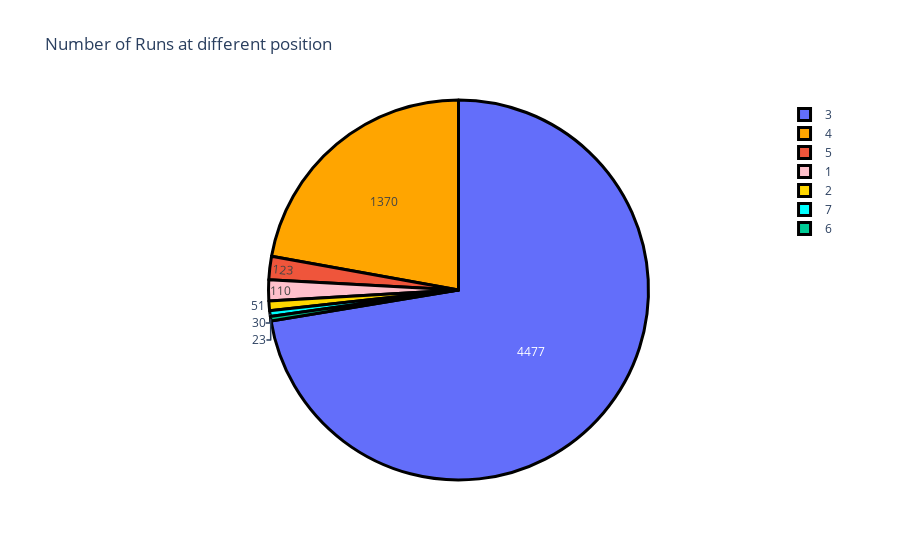

The notebook cell saved with this chart:
### Markdown cell above
In more than 68% of all the innings played by virat kohali , he batted in the third position. Now let's have a look at the runs scored by virat kohli position.

### Code cell
## Batting Position
lable = df['Pos'] 
counts = df['Runs']
color = ['gold','lightgreen','pink','blue','skyblue','cyan','orange']

fig = go.Figure(data=[go.Pie(labels=lable,values=counts)])
fig.update_layout(title_text='Number of Runs at different position')
fig.update_traces(hoverinfo='label+percent',textinfo='value',
marker=dict(colors=color,line=dict(color='black',width=3)))



fig.show()

### Figure 1 — Plotly figure (JSON) as saved in the notebook; plotly's stock layout.template omitted (floating-point values rounded to 4 significant figures; data arrays with more than 128 entries replaced by an {"elided": "..."} marker saying what was removed)
{"data": [{"hoverinfo": "label+percent", "labels": {"elided": "132 int values"}, "marker": {"colors": ["gold", "lightgreen", "pink", "blue", "skyblue", "cyan", "orange"], "line": {"color": "black", "width": 3}}, "textinfo": "value", "type": "pie", "values": {"elided": "132 int values"}}], "layout": {"title": {"text": "Number of Runs at different position"}}}
